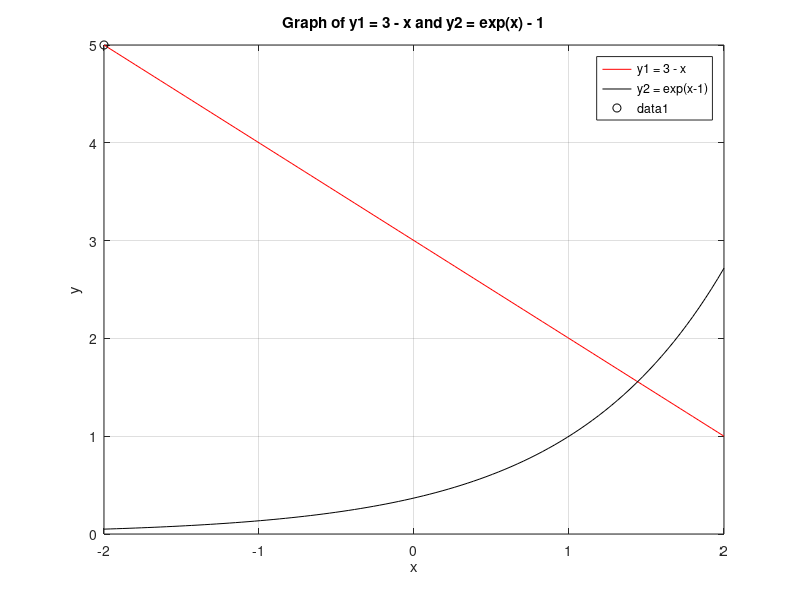

Source code (MATLAB):
x = linspace(-2,2);
y1 = 3 - x;
y2 = exp(x-1);

plot(x, y1, 'r', x, y2, 'k')
xlabel('x')
ylabel('y')
title('Graph of y1 = 3 - x and y2 = exp(x) - 1')
legend('y1 = 3 - x', 'y2 = exp(x-1)')
grid on


root_in = find(y1 >= y2, 1, 'first');
xroot = x(root_in);
yroot = y1(root_in);

hold on
plot(xroot, yroot, 'ko')
hold off

fprintf('Minimum root: x = %.2f, y = %.2f\n', xroot, yroot);
